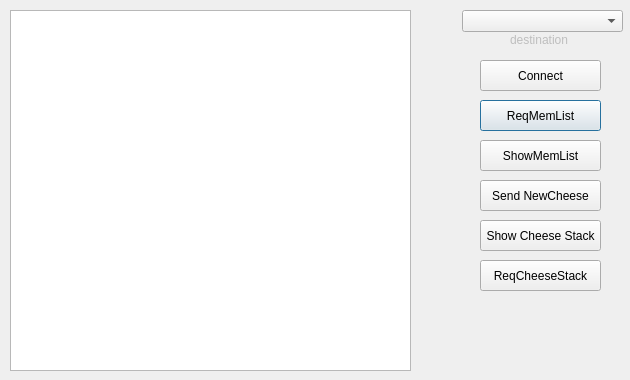
<?xml version="1.0" encoding="UTF-8"?>
<ui version="4.0">
 <class>Window</class>
 <widget class="QDialog" name="Window">
  <property name="geometry">
   <rect>
    <x>0</x>
    <y>0</y>
    <width>630</width>
    <height>380</height>
   </rect>
  </property>
  <property name="windowTitle">
   <string>Client Application</string>
  </property>
  <widget class="QTextEdit" name="chat">
   <property name="geometry">
    <rect>
     <x>10</x>
     <y>10</y>
     <width>401</width>
     <height>361</height>
    </rect>
   </property>
   <property name="readOnly">
    <bool>true</bool>
   </property>
  </widget>
  <widget class="QPushButton" name="ReqMemList">
   <property name="geometry">
    <rect>
     <x>480</x>
     <y>100</y>
     <width>121</width>
     <height>31</height>
    </rect>
   </property>
   <property name="text">
    <string>ReqMemList</string>
   </property>
  </widget>
  <widget class="QPushButton" name="btnConnect">
   <property name="geometry">
    <rect>
     <x>480</x>
     <y>60</y>
     <width>121</width>
     <height>31</height>
    </rect>
   </property>
   <property name="text">
    <string>Connect</string>
   </property>
  </widget>
  <widget class="QComboBox" name="destination">
   <property name="geometry">
    <rect>
     <x>462</x>
     <y>10</y>
     <width>161</width>
     <height>22</height>
    </rect>
   </property>
  </widget>
  <widget class="QLabel" name="desToSend">
   <property name="enabled">
    <bool>false</bool>
   </property>
   <property name="geometry">
    <rect>
     <x>510</x>
     <y>30</y>
     <width>61</width>
     <height>20</height>
    </rect>
   </property>
   <property name="text">
    <string>destination</string>
   </property>
  </widget>
  <widget class="QPushButton" name="showMemList">
   <property name="geometry">
    <rect>
     <x>480</x>
     <y>140</y>
     <width>121</width>
     <height>31</height>
    </rect>
   </property>
   <property name="text">
    <string>ShowMemList</string>
   </property>
  </widget>
  <widget class="QPushButton" name="btnSendCheese">
   <property name="geometry">
    <rect>
     <x>480</x>
     <y>180</y>
     <width>121</width>
     <height>31</height>
    </rect>
   </property>
   <property name="text">
    <string>Send NewCheese</string>
   </property>
  </widget>
  <widget class="QPushButton" name="btnShowCS">
   <property name="geometry">
    <rect>
     <x>480</x>
     <y>220</y>
     <width>121</width>
     <height>31</height>
    </rect>
   </property>
   <property name="text">
    <string>Show Cheese Stack</string>
   </property>
  </widget>
  <widget class="QPushButton" name="btnReqCS">
   <property name="geometry">
    <rect>
     <x>480</x>
     <y>260</y>
     <width>121</width>
     <height>31</height>
    </rect>
   </property>
   <property name="text">
    <string>ReqCheeseStack</string>
   </property>
  </widget>
 </widget>
 <resources/>
 <connections/>
</ui>
